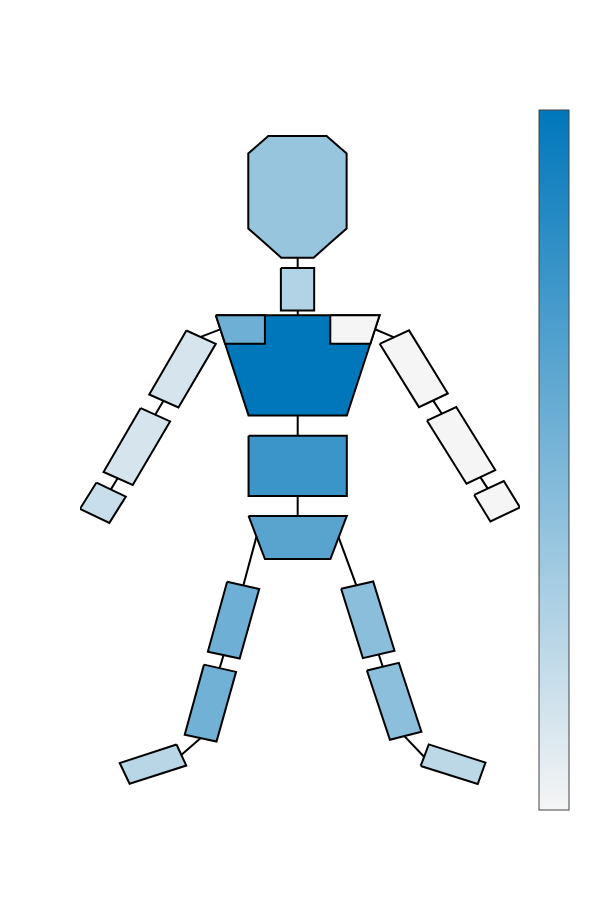

Source (notebook cell):
### Code cell
# Plot the skeleton
# Color code Plot for Decoder F
print("Body Heatmap for decoder F x-axis")
# Retrieve and reshape data 
#Retrieve main cluster weights
mainClusterWeights = np.average(np.abs(zero),axis = 0)
coefficientsModel_x = mainClusterWeights


# Sum all coefficients across all rotations and positions for each rigid body and normalise
coefficientsModel_x = coefficientsModel_x / sum(coefficientsModel_x)

# Create a list with all rigid bodies in skeleton and set rigid bodies that don't have components to 0
coefficients_X = np.zeros((19))
coefficients_X[0:9] = coefficientsModel_x[0:9]
coefficients_X[13:19] = coefficientsModel_x[9:15]

# Normalise so the max value is 1
coefficients_X = coefficients_X/ max(coefficients_X)




# Set location and import body parts ( list of names of bodies that coefficients correspond to)


# Extract shape data from the svg file
elements,points,pathElements,bodyPartMapping = extractShapesFromSVG(location="BodyGraphics/body.svg",parts=bodyParts)

# Set colours for each coefficient
colours = [get_color_hex(i,(245,245,245),hex_to_rgb(cmap[1])) for i in coefficients_X]


# Draw the object 
drawObject(points,elements,colours,bodyPartMapping,"_bodySchematic_decoderF_xAxis.svg",
           lightColor='rgb(245,245,245)',darkColor= 'rgb{}'.format(hex_to_rgb(cmap[1])))
#print(coefficients_E_X)


# Plot the skeleton
# Color code Plot for Decoder F

### Figure 1 — Plotly figure (JSON) as saved in the notebook; plotly's stock layout.template omitted (floating-point values rounded to 4 significant figures)
{"data": [{"hoverinfo": "none", "marker": {"cmax": 1, "cmin": 0, "colorbar": {"tickvals": [], "title": {"text": ""}}, "colorscale": [[0, "rgb(245,245,245)"], [1, "rgb(0, 119, 187)"]]}, "mode": "markers", "type": "scatter", "x": [null], "y": [null]}, {"fill": "toself", "fillcolor": "#000000", "line": {"color": "#000000", "width": 2}, "mode": "lines", "type": "scatter", "x": [107.5, 110.5, 112.8], "y": [-167.4, -176.5, -184.0]}, {"fill": "toself", "fillcolor": "#b2d2e5", "line": {"color": "#000000", "width": 2}, "mode": "lines", "type": "scatter", "x": [89.87, 100.0, 100.0, 89.87, 89.87], "y": [-73.58, -73.58, -88.36, -88.36, -73.58]}, {"fill": "toself", "fillcolor": "#d6e5ed", "line": {"color": "#000000", "width": 2}, "mode": "lines", "type": "scatter", "x": [61.03, 70, 58.59, 49.68, 61.03], "y": [-95.35, -100, -122.2, -117.6, -95.35]}, {"fill": "toself", "fillcolor": "#f5f5f5", "line": {"color": "#000000", "width": 2}, "mode": "lines", "type": "scatter", "x": [120.0, 129.0, 140.8, 132.0, 120.0], "y": [-99.98, -95.29, -117.3, -122.0, -99.98]}, {"fill": "toself", "fillcolor": "#d6e5ed", "line": {"color": "#000000", "width": 2}, "mode": "lines", "type": "scatter", "x": [47.07, 56.05, 44.64, 35.73, 47.07], "y": [-122.4, -127.0, -149.2, -144.7, -122.4]}, {"fill": "toself", "fillcolor": "#f5f5f5", "line": {"color": "#000000", "width": 2}, "mode": "lines", "type": "scatter", "x": [134.5, 143.4, 155.3, 146.5, 134.5], "y": [-126.7, -122.0, -144.0, -148.8, -126.7]}, {"fill": "toself", "fillcolor": "#3b95c8", "line": {"color": "#000000", "width": 2}, "mode": "lines", "type": "scatter", "x": [80, 110, 110, 80, 80], "y": [-132, -132, -153, -153, -132]}, {"fill": "toself", "fillcolor": "#000000", "line": {"color": "#000000", "width": 2}, "mode": "lines", "type": "scatter", "x": [65.41, 71.35, 71.35], "y": [-97.57, -94.95, -94.95]}, {"fill": "toself", "fillcolor": "#000000", "line": {"color": "#000000", "width": 2}, "mode": "lines", "type": "scatter", "x": [124.4, 118.6, 118.6], "y": [-97.73, -94.9, -94.9]}, {"fill": "toself", "fillcolor": "#58a4cf", "line": {"color": "#000000", "width": 2}, "mode": "lines", "type": "scatter", "x": [80, 85, 105, 110, 80], "y": [-160, -175, -175, -160, -160]}, {"fill": "toself", "fillcolor": "#000000", "line": {"color": "#000000", "width": 2}, "mode": "lines", "type": "scatter", "x": [40.08, 38.92, 37.97], "y": [-146.8, -149.0, -150.7]}, {"fill": "toself", "fillcolor": "#000000", "line": {"color": "#000000", "width": 2}, "mode": "lines", "type": "scatter", "x": [150.7, 152.0, 153.0], "y": [-146.4, -148.6, -150.4]}, {"fill": "toself", "fillcolor": "#000000", "line": {"color": "#000000", "width": 2}, "mode": "lines", "type": "scatter", "x": [95.0, 95.0], "y": [-69.88, -73.68]}, {"fill": "toself", "fillcolor": "#000000", "line": {"color": "#000000", "width": 2}, "mode": "lines", "type": "scatter", "x": [95.01, 95.01], "y": [-88.37, -90.09]}, {"fill": "toself", "fillcolor": "#000000", "line": {"color": "#000000", "width": 2}, "mode": "lines", "type": "scatter", "x": [95.0, 95.0], "y": [-124.7, -132.1]}, {"fill": "toself", "fillcolor": "#000000", "line": {"color": "#000000", "width": 2}, "mode": "lines", "type": "scatter", "x": [136.3, 137.8, 139.0], "y": [-119.6, -122.2, -124.3]}, {"fill": "toself", "fillcolor": "#000000", "line": {"color": "#000000", "width": 2}, "mode": "lines", "type": "scatter", "x": [95.0, 95.0], "y": [-153.0, -160.0]}, {"fill": "toself", "fillcolor": "#000000", "line": {"color": "#000000", "width": 2}, "mode": "lines", "type": "scatter", "x": [54.07, 52.68, 51.54], "y": [-119.8, -122.4, -124.6]}, {"fill": "toself", "fillcolor": "#8abedb", "line": {"color": "#000000", "width": 2}, "mode": "lines", "type": "scatter", "x": [108.3, 118.0, 124.6, 114.9, 108.3], "y": [-185.4, -182.8, -207.0, -209.6, -185.4]}, {"fill": "toself", "fillcolor": "#8cbfdc", "line": {"color": "#000000", "width": 2}, "mode": "lines", "type": "scatter", "x": [116.1, 125.9, 132.8, 123.2, 116.1], "y": [-213.9, -211.2, -235.3, -238.0, -213.9]}, {"fill": "toself", "fillcolor": "#000000", "line": {"color": "#000000", "width": 2}, "mode": "lines", "type": "scatter", "x": [82.42, 80.22, 78.4], "y": [-167.2, -176.6, -184.2]}, {"fill": "toself", "fillcolor": "#6eb0d5", "line": {"color": "#000000", "width": 2}, "mode": "lines", "type": "scatter", "x": [73.46, 83.25, 77.29, 67.58, 73.46], "y": [-182.9, -185.4, -209.7, -207.3, -182.9]}, {"fill": "toself", "fillcolor": "#71b1d5", "line": {"color": "#000000", "width": 2}, "mode": "lines", "type": "scatter", "x": [66.4, 76.19, 70.22, 60.51, 66.4], "y": [-211.8, -214.4, -238.6, -236.2, -211.8]}, {"fill": "toself", "fillcolor": "#000000", "line": {"color": "#000000", "width": 2}, "mode": "lines", "type": "scatter", "x": [72.41, 71.71, 71.13], "y": [-208.3, -211.0, -213.2]}, {"fill": "toself", "fillcolor": "#000000", "line": {"color": "#000000", "width": 2}, "mode": "lines", "type": "scatter", "x": [119.7, 120.4, 121.0], "y": [-208.1, -210.7, -212.7]}, {"fill": "toself", "fillcolor": "#bcd8e7", "line": {"color": "#000000", "width": 2}, "mode": "lines", "type": "scatter", "x": [132.6, 135.0, 152.3, 150.0, 132.6], "y": [-247.1, -239.6, -246.0, -253.4, -247.1]}, {"fill": "toself", "fillcolor": "#000000", "line": {"color": "#000000", "width": 2}, "mode": "lines", "type": "scatter", "x": [127.6, 130.9, 133.6], "y": [-236.8, -240.7, -244.0]}, {"fill": "toself", "fillcolor": "#b9d6e6", "line": {"color": "#000000", "width": 2}, "mode": "lines", "type": "scatter", "x": [58.02, 60.99, 43.68, 40.66, 58.02], "y": [-239.7, -247.0, -253.3, -246.1, -239.7]}, {"fill": "toself", "fillcolor": "#000000", "line": {"color": "#000000", "width": 2}, "mode": "lines", "type": "scatter", "x": [65.41, 62.13, 59.44], "y": [-237.4, -240.7, -243.3]}, {"fill": "toself", "fillcolor": "#98c5de", "line": {"color": "#000000", "width": 2}, "mode": "lines", "type": "scatter", "x": [84.96, 79.92, 79.92, 79.92, 82.98, 86.03, 94.93, 103.8, 106.9, 109.9, 109.9, 109.9, 104.9, 99.87, 94.93, 90.0, 84.96], "y": [-64.86, -59.76, -46.7, -33.64, -30.59, -27.53, -27.53, -27.53, -30.59, -33.64, -46.7, -59.76, -64.86, -69.95, -69.95, -69.95, -64.86]}, {"fill": "toself", "fillcolor": "#c8deea", "line": {"color": "#000000", "width": 2}, "mode": "lines", "type": "scatter", "x": [33.56, 42.53, 37.51, 28.54, 33.56], "y": [-148.3, -153.3, -162.4, -157.5, -148.3]}, {"fill": "toself", "fillcolor": "#0077bb", "line": {"color": "#000000", "width": 2}, "mode": "lines", "type": "scatter", "x": [70, 120, 110, 80, 70], "y": [-90, -90, -125, -125, -90]}, {"fill": "toself", "fillcolor": "#6eafd5", "line": {"color": "#000000", "width": 2}, "mode": "lines", "type": "scatter", "x": [70, 85, 85, 72.85, 70], "y": [-90, -90, -100, -100, -90]}, {"fill": "toself", "fillcolor": "#f5f5f5", "line": {"color": "#000000", "width": 2}, "mode": "lines", "type": "scatter", "x": [105.0, 120, 117.2, 105.0, 105.0], "y": [-90, -90, -100, -100, -90]}, {"fill": "toself", "fillcolor": "#f5f5f5", "line": {"color": "#000000", "width": 2}, "mode": "lines", "type": "scatter", "x": [148.9, 157.9, 162.9, 153.8, 148.9], "y": [-152.7, -147.8, -157.0, -161.9, -152.7]}], "layout": {"height": 900, "showlegend": false, "width": 600, "xaxis": {"showgrid": false, "showline": false, "showticklabels": false, "ticks": "", "zeroline": false}, "yaxis": {"showgrid": false, "showline": false, "showticklabels": false, "ticks": "", "zeroline": false}}}
